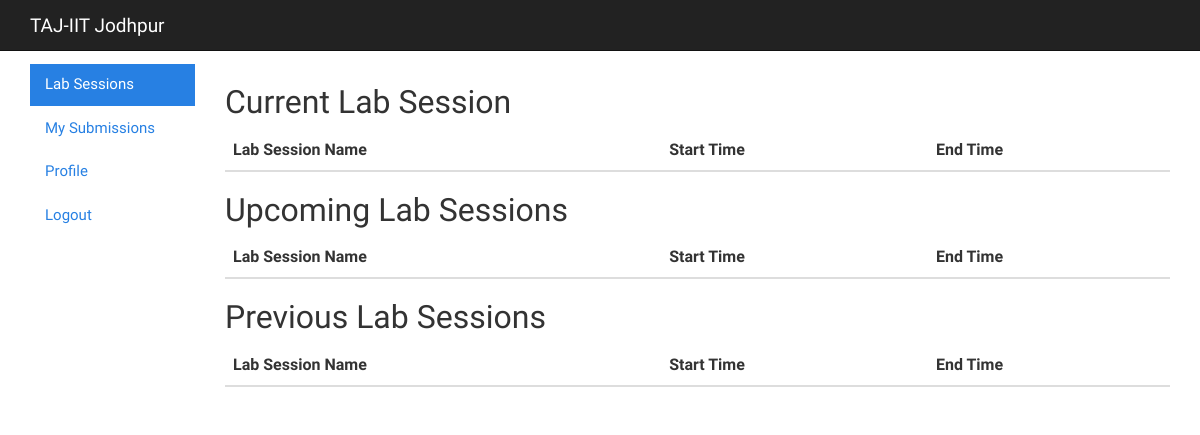
Before: /judge/ (signed in) with the older database file.
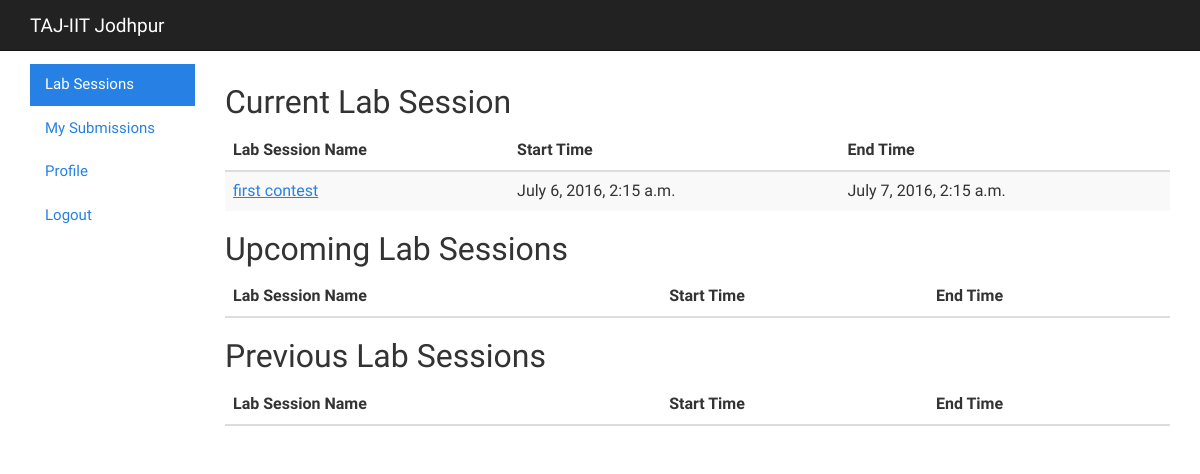
After: the same page with the newer database file.
### judge/models.py (models this page shows, shortened)
class Contest(models.Model):
    contestName = models.CharField(max_length=200, unique=True, null=False)
    startTime = models.DateTimeField()
    endTime = models.DateTimeField()

### judge/views.py (the view)
# urls.py: url(r'^(?P<contestId>\d+)/problem/(?P<problemId>\d+)/$', views.problem, name='index'),
@login_required
def index(request):
    currentContest = Contest.objects.filter(startTime__lte=datetime.now(), endTime__gt=datetime.now())
    futureContest = Contest.objects.filter(startTime__gt=datetime.now())
    pastContest = Contest.objects.filter(endTime__lt=datetime.now())
    return render(request, 'users/index.html', {'futureContest': futureContest, 'pastContest': pastContest, 'currentContest': currentContest })

### judge/templates/users/index.html (shortened to what this page needs)
{% include "users/base.html" %}
<body>
    {% include "includes/navbar.html" %}
    <br><br><br>
    <div class="container-fluid">
    	<div class="row-fluid">
    		<div class="col-md-2">
				<ul class="nav nav-pills nav-stacked">
				  <li class="active"><a href="#">Lab Sessions</a></li>
          <li><a href="/judge/submission">My Submissions</a></li>
				  <li><a href="/judge/profile">Profile</a></li>
				  <li><a href="/user/logout">Logout</a></li>
				</ul>
			</div>
			<div class="col-md-10">
                <h2>Current Lab Session</h2>
                <table class="table table-striped table-hover ">
                    <thead>
                      <tr>
                        <th>Lab Session Name</th>
                        <th>Start Time</th>
                        <th>End Time</th>
                      </tr>
                    </thead>
                    <tbody>
                    {% for contests in currentContest %}
                      <tr>
                        <td><a href="contest/{{contests.id}}">{{contests.contestName}}</a></td>
                        <td>{{contests.startTime}}</td>
                        <td>{{contests.endTime}}</td>
                      </tr>
                    {% endfor %}
                    </tbody>
                 </table>
                <h2>Upcoming Lab Sessions</h2>
                <table class="table table-striped table-hover ">
                    <thead>
                      <tr>
                        <th>Lab Session Name</th>
                        <th>Start Time</th>
                        <th>End Time</th>
                      </tr>
                    </thead>
                 </table>
    			<h2>Previous Lab Sessions</h2>
    			<table class="table table-striped table-hover ">
                    <thead>
                      <tr>
                        <th>Lab Session Name</th>
                        <th>Start Time</th>
                        <th>End Time</th>
                      </tr>
                    </thead>
                 </table>
    		</div>
    	</div>
    </div>

### judge/templates/users/base.html (shortened to what this page needs)
<head>
  {% load staticfiles %}
  <link rel="stylesheet" type="text/css" href="{% static 'bootstrap/css/bootstrap.min.css' %}" />
</head>

### judge/templates/includes/navbar.html
<div class="navbar navbar-default navbar-fixed-top">
    <div class="container">
        <div class="navbar-header">
          <a href="/judge" class="navbar-brand">TAJ-IIT Jodhpur</a>
        </div>
    </div>
</div>

Changed rows visible on the page:
added Contest: contestName "first contest", startTime "July 6, 2016, 2:15 a.m.", endTime "July 7, 2016, 2:15 a.m."
